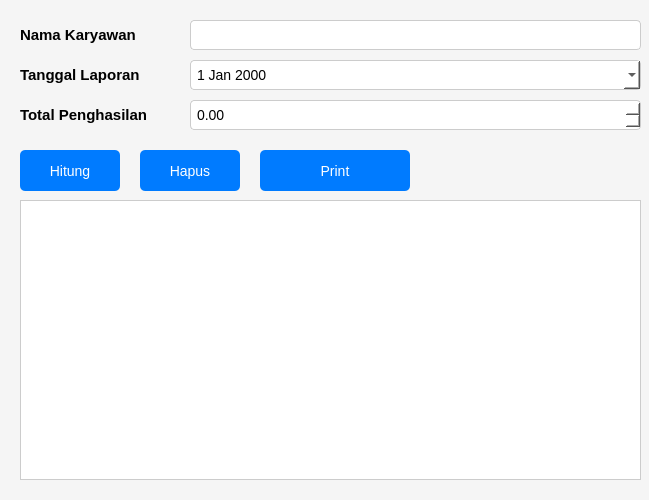
<?xml version="1.0" encoding="UTF-8"?>
<ui version="4.0">
 <class>LaporanKaryawanForm</class>
 <widget class="QWidget" name="LaporanKaryawanForm">
  <property name="geometry">
   <rect>
    <x>0</x>
    <y>0</y>
    <width>649</width>
    <height>500</height>
   </rect>
  </property>
  <property name="windowTitle">
   <string>Laporan Karyawan</string>
  </property>
  <property name="styleSheet">
   <string notr="true">
    QWidget {
        font-family: 'Segoe UI';
        font-size: 10.5pt;
        background-color: #f5f5f5;
    }
    QLabel {
        font-weight: bold;
        font-size: 11pt;
    }
    QPushButton {
        background-color: #007bff;
        color: white;
        border: none;
        border-radius: 5px;
        padding: 6px 12px;
    }
    QPushButton:hover {
        background-color: #0056b3;
    }
    QLineEdit, QDateEdit, QDoubleSpinBox {
        background-color: white;
        border: 1px solid #ccc;
        border-radius: 4px;
        padding: 4px;
    }
    QTableWidget {
        background-color: white;
        border: 1px solid #ccc;
        gridline-color: #999;
    }
   </string>
  </property>
  <widget class="QLabel" name="labelNama">
   <property name="geometry">
    <rect>
     <x>20</x>
     <y>20</y>
     <width>141</width>
     <height>30</height>
    </rect>
   </property>
   <property name="text">
    <string>Nama Karyawan</string>
   </property>
  </widget>
  <widget class="QLineEdit" name="namaKaryawanLE">
   <property name="geometry">
    <rect>
     <x>190</x>
     <y>20</y>
     <width>451</width>
     <height>30</height>
    </rect>
   </property>
  </widget>
  <widget class="QLabel" name="labelTanggal">
   <property name="geometry">
    <rect>
     <x>20</x>
     <y>60</y>
     <width>151</width>
     <height>30</height>
    </rect>
   </property>
   <property name="text">
    <string>Tanggal Laporan</string>
   </property>
  </widget>
  <widget class="QDateEdit" name="TanggalLaporanEdit">
   <property name="geometry">
    <rect>
     <x>190</x>
     <y>60</y>
     <width>451</width>
     <height>30</height>
    </rect>
   </property>
   <property name="calendarPopup">
    <bool>true</bool>
   </property>
  </widget>
  <widget class="QLabel" name="labelTotal">
   <property name="geometry">
    <rect>
     <x>20</x>
     <y>100</y>
     <width>161</width>
     <height>30</height>
    </rect>
   </property>
   <property name="text">
    <string>Total Penghasilan</string>
   </property>
  </widget>
  <widget class="QDoubleSpinBox" name="TotalDS">
   <property name="geometry">
    <rect>
     <x>190</x>
     <y>100</y>
     <width>451</width>
     <height>30</height>
    </rect>
   </property>
   <property name="decimals">
    <number>2</number>
   </property>
   <property name="maximum">
    <double>999999999.990000009536743</double>
   </property>
  </widget>
  <widget class="QPushButton" name="btnhitung">
   <property name="geometry">
    <rect>
     <x>20</x>
     <y>150</y>
     <width>100</width>
     <height>41</height>
    </rect>
   </property>
   <property name="font">
    <font>
     <family>Segoe UI</family>
     <pointsize>11</pointsize>
    </font>
   </property>
   <property name="text">
    <string>Hitung</string>
   </property>
  </widget>
  <widget class="QPushButton" name="btnhapus">
   <property name="geometry">
    <rect>
     <x>140</x>
     <y>150</y>
     <width>100</width>
     <height>41</height>
    </rect>
   </property>
   <property name="font">
    <font>
     <family>Segoe UI</family>
     <pointsize>11</pointsize>
    </font>
   </property>
   <property name="text">
    <string>Hapus</string>
   </property>
  </widget>
  <widget class="QPushButton" name="btnprint">
   <property name="geometry">
    <rect>
     <x>260</x>
     <y>150</y>
     <width>150</width>
     <height>41</height>
    </rect>
   </property>
   <property name="font">
    <font>
     <family>Segoe UI</family>
     <pointsize>11</pointsize>
    </font>
   </property>
   <property name="text">
    <string>Print</string>
   </property>
  </widget>
  <widget class="QTableWidget" name="tableWidget">
   <property name="geometry">
    <rect>
     <x>20</x>
     <y>200</y>
     <width>621</width>
     <height>280</height>
    </rect>
   </property>
  </widget>
 </widget>
 <resources/>
 <connections/>
</ui>
